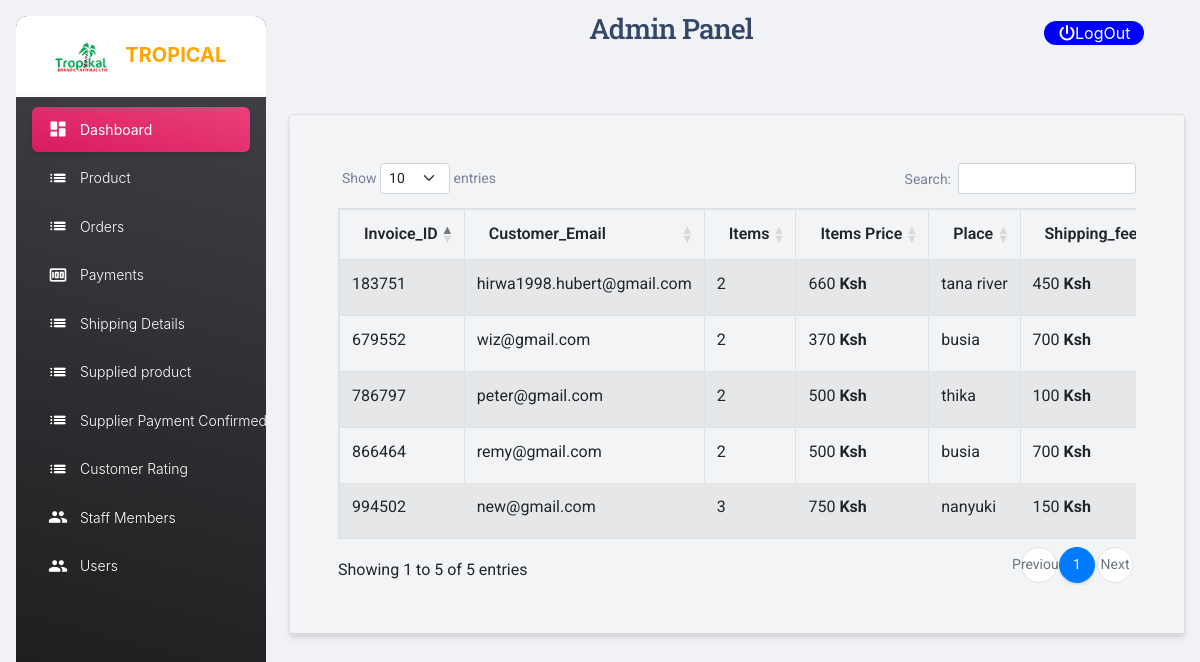
Screenshot of /staff/Admin/order.php with the database file from the repository.
### tables this page shows
CREATE TABLE `cart` (
  `id` int(11) NOT NULL,
  `invoice_no` varchar(255) NOT NULL,
  `customer_email` varchar(255) NOT NULL,
  `items` int(10) NOT NULL,
  `price` int(10) NOT NULL,
  `shipping_place` varchar(255) NOT NULL,
  `shipping_fee` int(10) NOT NULL,
  `Total_Amount` int(10) NOT NULL,
  `status` varchar(20) NOT NULL
);

### staff/Admin/order.php (the view, shortened to what this page needs)
<?php
include("includes/header.php");
?>
<link href="https://cdn.jsdelivr.net/npm/bootstrap@5.2.2/dist/css/bootstrap.min.css" rel="stylesheet">
<link rel="stylesheet" href="https://stackpath.bootstrapcdn.com/bootstrap/4.2.1/css/bootstrap.min.css">
<link rel="stylesheet" href="https://cdn.datatables.net/1.10.18/css/dataTables.bootstrap4.min.css">
<div class="py-5">
<div class="container">
    <div class="row">
        <div class="col-md-12">
            <div class="card">
                <div class="card-header" style="background:#F2F4F5">
                    <div class="card-body">
                        <div class="table-responsive">
                        <table id="mydata" class="table table-striped table-bordered">
                          <thead>
                               <tr>
                                  <th scope="col">Invoice_ID</th>
                                  <th scope="col">customer_Email</th>
                                  <th scope="col">items</th>
                                  <th scope="col">Items price</th>
                                  <th scope="col">Place</th>
                                  <th scope="col">shipping_fee</th>
                               </tr>
                          </thead>
                          <?php
                          $query ="SELECT * FROM cart ORDER BY ID DESC";
                          $result = mysqli_query($con, $query);
                          while($row = mysqli_fetch_array($result))
                          {
                            ?>
                               <tr>
                               <td><?php echo $row['invoice_no'] ?></td>
                                <td><?php echo $row['customer_email'] ?></td>
                                <td><?php echo $row['items'] ?></td>
                                <td><?php echo $row['price'] ?> <b> Ksh</b></td>
                                <td><?php echo $row['shipping_place'] ?></td>
                                <td><?php echo $row['shipping_fee'] ?> <b> Ksh</b></td>
                               </tr>
                            <?php
                          }
                          ?>
                     </table>
                        </div>
                    </div>
                </div>
            </div>
        </div>
    </div>
</div>

### rows the page displays
cart: invoice_no "786797", customer_email "peter@gmail.com", items "2", price "500", shipping_place "thika", shipping_fee "100"
cart: invoice_no "994502", customer_email "new@gmail.com", items "3", price "750", shipping_place "nanyuki", shipping_fee "150"
cart: invoice_no "866464", customer_email "remy@gmail.com", items "2", price "500", shipping_place "busia", shipping_fee "700"
cart: invoice_no "679552", customer_email "wiz@gmail.com", items "2", price "370", shipping_place "busia", shipping_fee "700"
cart: invoice_no "183751", customer_email "hirwa1998.hubert@gmail.com", items "2", price "660", shipping_place "tana river", shipping_fee "450"
